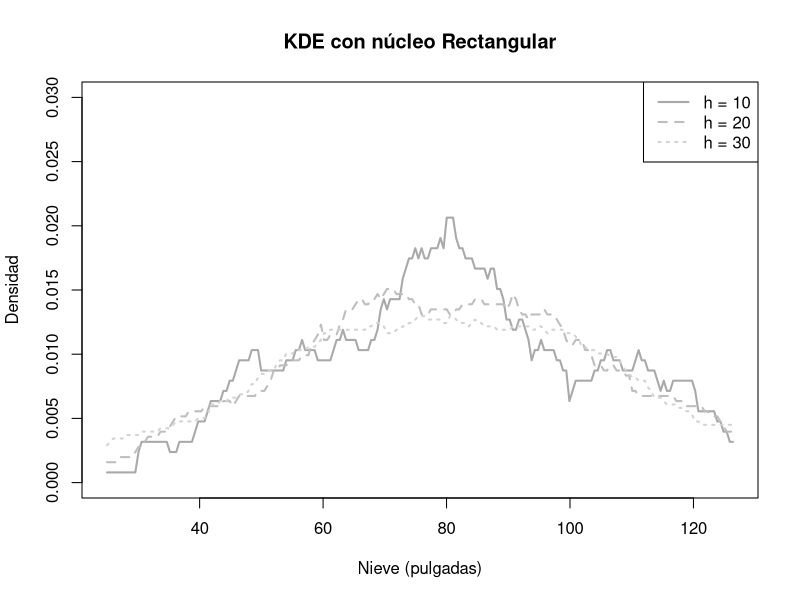
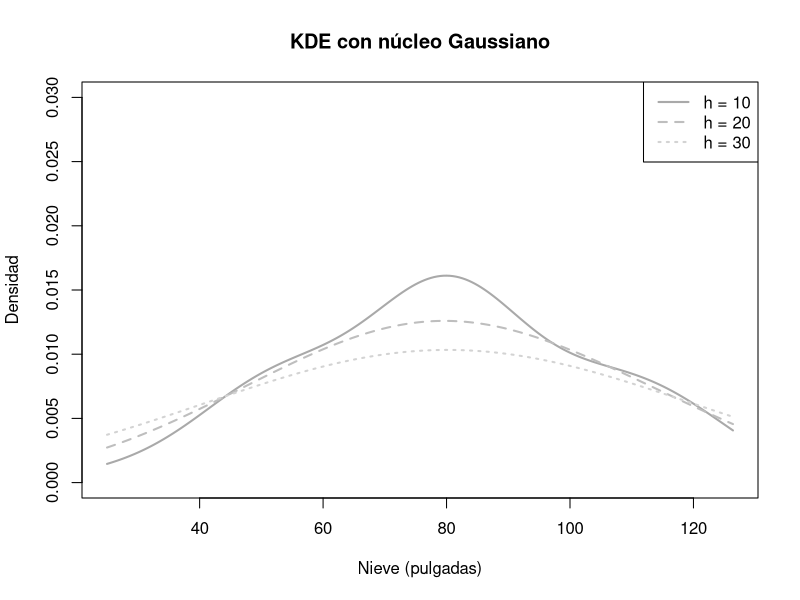
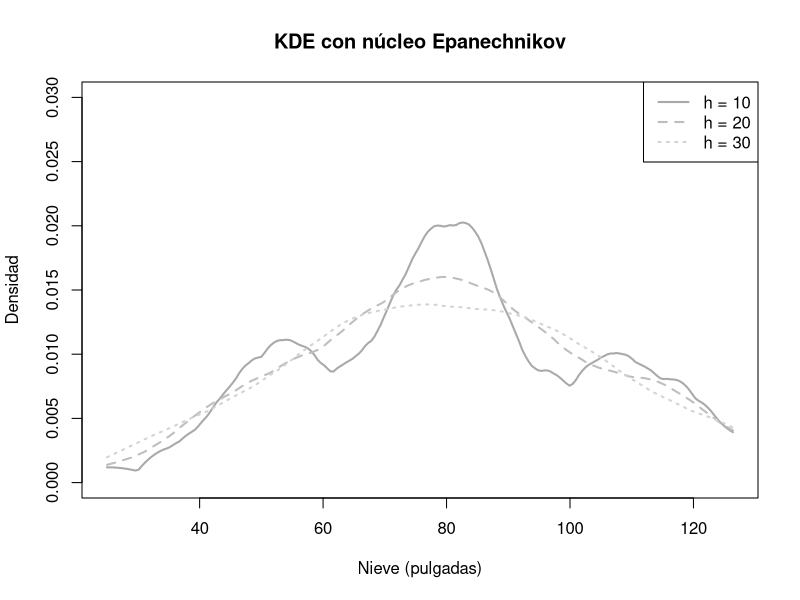
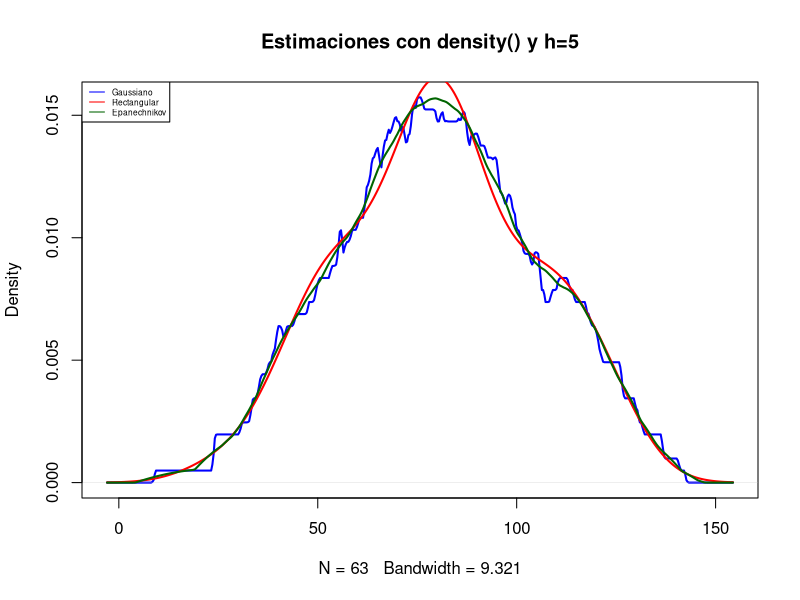
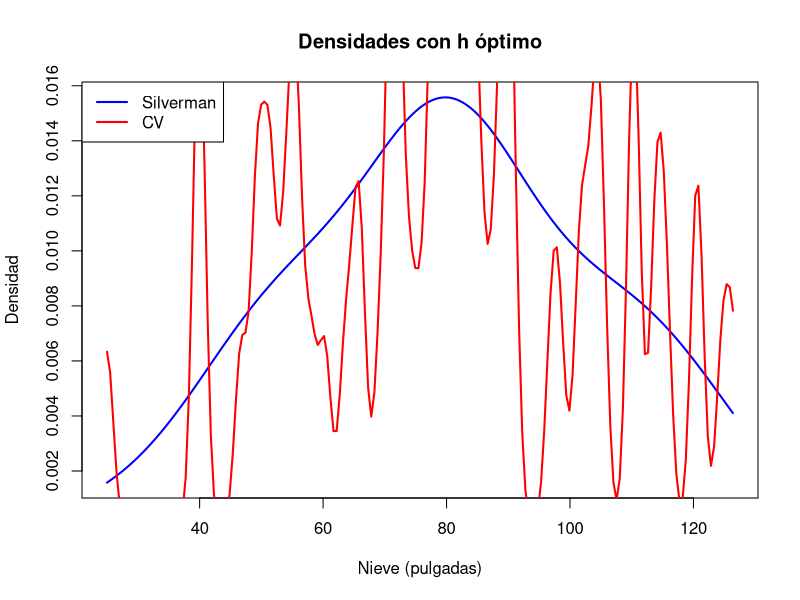

Write R code to recreate these figures, in order.
## ---- chunk 1
knitr::opts_chunk$set(echo = TRUE)
## ---- chunk 2
# COMPLETAR: cargar los datos del archivo 'buffalo.txt'
# hint ver help(scan)
datos <- scan("buffalo.txt", what = numeric())
## ---- chunk 3
# COMPLETAR: implementar núcleo rectangular
rectangular <- function(t) {
  return(0.5 * as.numeric(abs(t) <= 1))
}

# COMPLETAR: implementar núcleo gaussiano
gaussiano <- function(t) {
  termino1 <- 1/sqrt(2*pi)
  termino2 <- exp(-0.5*t^2)
  return(termino1 * termino2)
}

# COMPLETAR: implementar núcleo de Epanechnikov
epanechnikov <- function(t) {
  return (0.75*(1-t^2)*as.numeric(abs(t)<=1))
}
## ---- chunk 4
# COMPLETAR: función kde
kde <- function(datos, h, x_s, K) {
  n <- length(datos)
  f_s <- numeric(length(x_s))
  
  for (j in seq_along(x_s)) {
    # COMPLETAR: aplicar el kernel y calcular la densidad
    t1 = 1/(n*h)
    t2 = 0
    
    for (i in seq_along(datos)){
      t2= t2 + K((x_s[j] -datos[i])/h)
    }
    
    #f_s[j] <- sum(K((x_s[j] - datos) / h)) / (n * h)

    f_s[j] = t1*t2
   
  }
  
  return(f_s)
}

## ---- chunk 5
# solo correr la celda
x_s <- seq(min(datos), max(datos), length.out = 200)
h_vals <- c(10, 20, 30)
colores <- c("darkgray", "gray", "lightgray")

plot(NULL, xlim = range(x_s), ylim = c(0, 0.03),
     main = "KDE con núcleo Rectangular", xlab = "Nieve (pulgadas)", ylab = "Densidad")

for (i in seq_along(h_vals)) {
  h <- h_vals[i]
  f_s <- kde(datos, h, x_s, rectangular)
  lines(x_s, f_s, col = colores[i], lwd = 2, lty = i)
}

legend("topright", legend = paste("h =", h_vals), lty = 1:3, col = colores, lwd = 2)
## ---- chunk 6
# Gaussiano
colores <- c("darkgray", "gray", "lightgray")
h_vals <- c(10, 20, 30)

plot(NULL, xlim = range(x_s), ylim = c(0, 0.03),
     main = "KDE con núcleo Gaussiano", xlab = "Nieve (pulgadas)", ylab = "Densidad")

for (i in seq_along(h_vals)) {
  h <- h_vals[i]
  f_s <- kde(datos, h, x_s, gaussiano)
  lines(x_s, f_s, col = colores[i], lwd = 2, lty = i)
}

legend("topright", legend = paste("h =", h_vals), lty = 1:3, col = colores, lwd = 2)

# Epanechnikov
plot(NULL, xlim = range(x_s), ylim = c(0, 0.03),
     main = "KDE con núcleo Epanechnikov", xlab = "Nieve (pulgadas)", ylab = "Densidad")

for (i in seq_along(h_vals)) {
  h <- h_vals[i]
  f_s <- kde(datos, h, x_s, epanechnikov)
  lines(x_s, f_s, col = colores[i], lwd = 2, lty = i)
}

legend("topright", legend = paste("h =", h_vals), lty = 1:3, col = colores, lwd = 2)
## ---- chunk 7
# COMPLETAR: usar density() con los tres kernels
d1 <- density(datos,h = 5, kernel = "rectangular")
d2 <- density(datos,h=5, kernel = "gaussian")
d3 <- density(datos,h=5, kernel = "epanechnikov")

# Graficar
plot(d1, main = "Estimaciones con density() y h=5", col = "blue", lwd = 2)
lines(d2, col = "red", lwd = 2)
lines(d3, col = "darkgreen", lwd = 2)

# Leyenda con texto más chico
legend("topleft",
       legend = c("Gaussiano", "Rectangular", "Epanechnikov"),
       col = c("blue", "red", "darkgreen"),
       lwd = 1,
       cex = 0.5)  # tamaño de texto reducido
## ---- chunk 8
# COMPLETAR: calcular h_silverman
n <- length(datos)
s <- sd(datos)
iqr <- IQR(datos)

h_sil <- 1.06* min(s , iqr/1.349) * n^(-1/5)
h_sil
## ---- chunk 9
# COMPLETAR: función de log-verosimilitud
cv_score <- function(h, datos, K) {
  n <- length(datos)
  score <- 0  
  
  for (i in 1:n) {
    x_i <- datos[i]
    x_omit <- datos[-i]
    
    # COMPLETAR: estimar densidad dejando uno afuera
    f_i <- (sum(K(x_i - x_omit)/h)) / ((n-1) * h)
    
    score <- score + log(f_i + 1e-10) # evitar log(0)
  }
  
  return(score)
}

# Grilla de h y cálculo
h_grid <- seq(1, 50, length.out = 100)
scores <- sapply(h_grid, cv_score, datos = datos, K = gaussiano)

h_cv <- h_grid[which.max(scores)]
h_cv
## ---- chunk 10
# KDE con h_sil y h_cv
f_s_sil <- kde(datos, h_sil, x_s, gaussiano)
f_s_cv <- kde(datos, h_cv, x_s, gaussiano)

plot(x_s, f_s_sil, type = "l", col = "blue", lwd = 2,
     main = "Densidades con h óptimo", xlab = "Nieve (pulgadas)", ylab = "Densidad")
lines(x_s, f_s_cv, col = "red", lwd = 2)
legend("topleft", legend = c("Silverman", "CV"), col = c("blue", "red"), lwd = 2)
